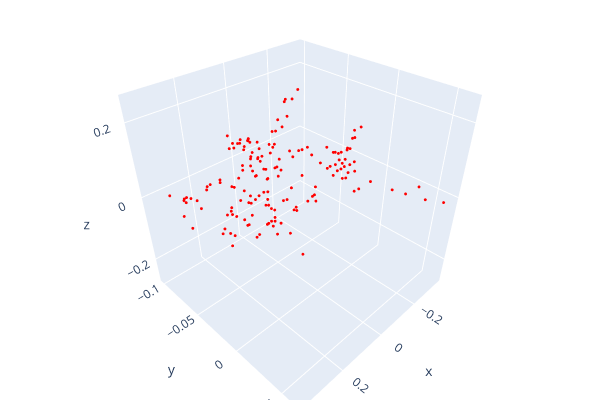

Notebook code cell kept with this figure:
### Code cell
critical_data = [test_sample_dataset.__getitem__(random_idx)[0][crit_idxs.squeeze(), :], test_sample_dataset.__getitem__(random_idx)[1]]
pointNetModel.show_3d_visualization(critical_data)

### Figure 1 — Plotly figure (JSON) as saved in the notebook; plotly's stock layout.template omitted (floating-point values rounded to 4 significant figures; data arrays with more than 128 entries replaced by an {"elided": "..."} marker saying what was removed)
{"data": [{"marker": {"color": {"elided": "1024x3 int values"}, "size": 1}, "mode": "markers", "type": "scatter3d", "x": {"elided": "1024 float values"}, "y": {"elided": "1024 float values"}, "z": {"elided": "1024 float values"}}], "layout": {"height": 400, "margin": {"b": 0, "l": 0, "r": 0, "t": 0}, "scene": {"camera": {"center": {"x": 0, "y": 0, "z": 0}, "up": {"x": 0, "y": 0, "z": 1}}}, "showlegend": false, "width": 600}}
